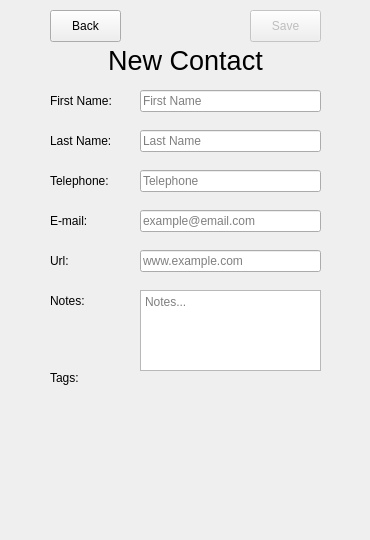
<?xml version="1.0" encoding="UTF-8"?>
<ui version="4.0">
 <class>ContactAdder</class>
 <widget class="QWidget" name="ContactAdder">
  <property name="geometry">
   <rect>
    <x>0</x>
    <y>0</y>
    <width>370</width>
    <height>540</height>
   </rect>
  </property>
  <property name="minimumSize">
   <size>
    <width>370</width>
    <height>540</height>
   </size>
  </property>
  <property name="maximumSize">
   <size>
    <width>370</width>
    <height>540</height>
   </size>
  </property>
  <property name="windowTitle">
   <string>Form</string>
  </property>
  <widget class="QLabel" name="label_5">
   <property name="geometry">
    <rect>
     <x>50</x>
     <y>250</y>
     <width>81</width>
     <height>21</height>
    </rect>
   </property>
   <property name="text">
    <string>Url:</string>
   </property>
  </widget>
  <widget class="QLineEdit" name="last_name">
   <property name="geometry">
    <rect>
     <x>140</x>
     <y>130</y>
     <width>181</width>
     <height>22</height>
    </rect>
   </property>
   <property name="placeholderText">
    <string>Last Name</string>
   </property>
  </widget>
  <widget class="QTextEdit" name="notes">
   <property name="geometry">
    <rect>
     <x>140</x>
     <y>290</y>
     <width>181</width>
     <height>81</height>
    </rect>
   </property>
   <property name="placeholderText">
    <string>Notes...</string>
   </property>
  </widget>
  <widget class="QLabel" name="label_1">
   <property name="geometry">
    <rect>
     <x>50</x>
     <y>90</y>
     <width>81</width>
     <height>21</height>
    </rect>
   </property>
   <property name="text">
    <string>First Name:</string>
   </property>
  </widget>
  <widget class="QPushButton" name="save_button">
   <property name="enabled">
    <bool>false</bool>
   </property>
   <property name="geometry">
    <rect>
     <x>250</x>
     <y>10</y>
     <width>71</width>
     <height>32</height>
    </rect>
   </property>
   <property name="text">
    <string>Save</string>
   </property>
  </widget>
  <widget class="QLabel" name="label_2">
   <property name="geometry">
    <rect>
     <x>50</x>
     <y>130</y>
     <width>81</width>
     <height>21</height>
    </rect>
   </property>
   <property name="text">
    <string>Last Name:</string>
   </property>
  </widget>
  <widget class="QLabel" name="label_6">
   <property name="geometry">
    <rect>
     <x>50</x>
     <y>290</y>
     <width>81</width>
     <height>21</height>
    </rect>
   </property>
   <property name="text">
    <string>Notes:</string>
   </property>
  </widget>
  <widget class="QLabel" name="newContact">
   <property name="geometry">
    <rect>
     <x>65</x>
     <y>45</y>
     <width>241</width>
     <height>31</height>
    </rect>
   </property>
   <property name="font">
    <font>
     <pointsize>20</pointsize>
    </font>
   </property>
   <property name="text">
    <string>New Contact</string>
   </property>
   <property name="alignment">
    <set>Qt::AlignCenter</set>
   </property>
  </widget>
  <widget class="QLineEdit" name="first_name">
   <property name="geometry">
    <rect>
     <x>140</x>
     <y>90</y>
     <width>181</width>
     <height>22</height>
    </rect>
   </property>
   <property name="inputMethodHints">
    <set>Qt::ImhNone</set>
   </property>
   <property name="text">
    <string/>
   </property>
   <property name="readOnly">
    <bool>false</bool>
   </property>
   <property name="placeholderText">
    <string>First Name</string>
   </property>
  </widget>
  <widget class="QPushButton" name="back_button">
   <property name="geometry">
    <rect>
     <x>50</x>
     <y>10</y>
     <width>71</width>
     <height>32</height>
    </rect>
   </property>
   <property name="text">
    <string>Back</string>
   </property>
  </widget>
  <widget class="QLineEdit" name="telephone">
   <property name="geometry">
    <rect>
     <x>140</x>
     <y>170</y>
     <width>181</width>
     <height>22</height>
    </rect>
   </property>
   <property name="text">
    <string/>
   </property>
   <property name="placeholderText">
    <string>Telephone</string>
   </property>
  </widget>
  <widget class="QLabel" name="label_3">
   <property name="geometry">
    <rect>
     <x>50</x>
     <y>170</y>
     <width>81</width>
     <height>21</height>
    </rect>
   </property>
   <property name="text">
    <string>Telephone:</string>
   </property>
  </widget>
  <widget class="QLabel" name="label_7">
   <property name="geometry">
    <rect>
     <x>50</x>
     <y>370</y>
     <width>60</width>
     <height>16</height>
    </rect>
   </property>
   <property name="text">
    <string>Tags:</string>
   </property>
  </widget>
  <widget class="QLineEdit" name="url">
   <property name="geometry">
    <rect>
     <x>140</x>
     <y>250</y>
     <width>181</width>
     <height>22</height>
    </rect>
   </property>
   <property name="text">
    <string/>
   </property>
   <property name="placeholderText">
    <string>www.example.com</string>
   </property>
  </widget>
  <widget class="QLineEdit" name="email">
   <property name="geometry">
    <rect>
     <x>140</x>
     <y>210</y>
     <width>181</width>
     <height>22</height>
    </rect>
   </property>
   <property name="text">
    <string/>
   </property>
   <property name="placeholderText">
    <string>example@email.com</string>
   </property>
  </widget>
  <widget class="QScrollArea" name="scrollArea">
   <property name="geometry">
    <rect>
     <x>40</x>
     <y>395</y>
     <width>291</width>
     <height>101</height>
    </rect>
   </property>
   <property name="font">
    <font>
     <underline>false</underline>
     <kerning>true</kerning>
    </font>
   </property>
   <property name="styleSheet">
    <string notr="true"/>
   </property>
   <property name="frameShape">
    <enum>QFrame::NoFrame</enum>
   </property>
   <property name="widgetResizable">
    <bool>true</bool>
   </property>
   <widget class="QWidget" name="scrollAreaWidgetContents">
    <property name="enabled">
     <bool>true</bool>
    </property>
    <property name="geometry">
     <rect>
      <x>0</x>
      <y>0</y>
      <width>291</width>
      <height>101</height>
     </rect>
    </property>
    <property name="sizePolicy">
     <sizepolicy hsizetype="Preferred" vsizetype="Preferred">
      <horstretch>0</horstretch>
      <verstretch>0</verstretch>
     </sizepolicy>
    </property>
    <property name="layoutDirection">
     <enum>Qt::LeftToRight</enum>
    </property>
    <layout class="QVBoxLayout" name="verticalLayout_2"/>
   </widget>
  </widget>
  <widget class="QLabel" name="label_4">
   <property name="geometry">
    <rect>
     <x>50</x>
     <y>210</y>
     <width>81</width>
     <height>21</height>
    </rect>
   </property>
   <property name="text">
    <string>E-mail:</string>
   </property>
  </widget>
  <zorder>label_5</zorder>
  <zorder>last_name</zorder>
  <zorder>notes</zorder>
  <zorder>label_1</zorder>
  <zorder>save_button</zorder>
  <zorder>label_2</zorder>
  <zorder>label_6</zorder>
  <zorder>newContact</zorder>
  <zorder>first_name</zorder>
  <zorder>back_button</zorder>
  <zorder>telephone</zorder>
  <zorder>label_3</zorder>
  <zorder>url</zorder>
  <zorder>email</zorder>
  <zorder>scrollArea</zorder>
  <zorder>label_4</zorder>
  <zorder>label_7</zorder>
 </widget>
 <resources/>
 <connections/>
</ui>
